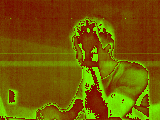
#> input picture 1.png, 160 x 120 px; its folder holds 5 pictures in this run
$ python Traitement.py
#> lines starting #> are read from the running program, lines starting #| are printed output that depends on the picture; after the words box and inside, x2 and y2 are one past the last pixel; in counts of white or black regions, pixels touching at a corner belong together
#!/usr/bin/env python3
# -*- coding: utf-8 -*-
"""
Created on Mon Jun 20 11:13:28 2022

@author: nicolasnicolas
"""

#Importation des bibliothèques de travail
import numpy as np
import scipy
from skimage import morphology
from PIL import Image
from operator import *
import matplotlib.pyplot as plt
from drawnow import drawnow, figure

# Initialisation masque
temp_casserole = 55; #Définition de la température max d'analyse avant laquelle on considère qu'un point est un élément solide de la casserolle
bornemask = (temp_casserole + 183) / 0.007 #Equivalent en intensité de pixel de la température definie ci-dessus
vide = np.zeros((120,160),dtype = bool)
w=0

figure() #Affichage de la fenêtre
#> (this line was passed over: drawnow is not available in this run)
def draw_fig():
    plt.imshow(IMG)

while(1): #Boucle qui permet de traiter les 10 images stockées successivement
    if (w>9):
        w=0
    w+=1
    try:
        img = Image.open("%d.png"%(w)) #Variable qui stocke l'image
#> img is the input picture: PIL image 160x120 RGB; mean R, G, B 116, 89.9, 0
        I1 = np.array(img) #Conversion de cette image en tableau numpy
        [a,b,c] = np.shape(I1) #On récupère les dimensions du tableau précédent
#> a = 120; b = 160; c = 3
        I2 = I1[:,:,0]*256+I1[:,:,1]+0.0 #On la convertit depuis son format 2 fois 8bit pour obtenir l'image 16 bits
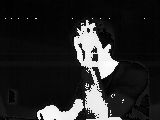
#> I2: shape (120, 160) float64; min 29440, max 31691, mean 29787.8; drawn with min black and max white
        Ifull = np.full((a, b), 255)
        Ivoid = np.zeros((a,b))

        imgmoins1 = Image.open("imoins1.tiff")
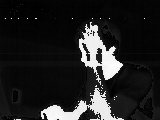
#> input picture imoins1.tiff, 160 x 120 px
#> imgmoins1 is the input picture: PIL image 160x120 I;16; min 29440, max 31678, mean 29745.8
        I3 = np.array(imgmoins1)
        mask = np.zeros((120,160), dtype = bool)
        mask2 = np.zeros((120,160), dtype = bool) #On initialise ici deux masques qui réprésenteront respectivement la zone carrée au dessus de la casserole et la zone en dessous de la casserole qui ne nous intéresse pas dans l'encadrement.
        mask3 = np.zeros((120,160), dtype = bool)

        mask = I2 > bornemask #On initialise un masque des points très chauds de l'image dans le but de détecter la présence ou non d'une casserole
#> mask: shape (120, 160) bool; every value is 0
        casseroles = morphology.remove_small_objects(mask, min_size=40, connectivity=1) #On filtre des possibles points chauds mais trop petit pour être des casseroles.

        #On cherche maintenant à déterminer une zone d'intérêt qui sera la zone d'air au dessus de la casserole détectée :
        #Pour ce faire on définit une zone d'encadrement de la casserole dans les deux coordonnées de l'image.
        #On initialise les valeurs des maximums avant de faire des calculs pixel par pixel
        min_i=120
        min_j=160
        max_i=0
        max_j=0
        imax_j=120
        imin_j=120

        for j in range(1, 160): #Pour tout pixel de chaque image
            for i in range(1, 120):
                if (casseroles[i][j] == 1):
                    max_i = max(i,max_i)
                    max_j = max(j,max_j)
                    min_i = min(i,min_i)
                    min_j = min(j,min_j)
                    if (max_j == j):
                        imax_j=i #On note la coordonnée i de la matrice pour laquelle j est maximale
                    if (min_j == j):
                        imin_j=i #de même avec j minimale

        ffbord = max(1,min_i-70) #Précaution pour éviter des problèmes d'indices aux bords
        mask2[ffbord:max_i,min_j:max_j] = True
        mask3[min(imax_j,imin_j):120,min_j:max_j] = True
        masktest = np.logical_and(mask2,np.logical_not(mask3))
        mask4 = np.maximum(vide,masktest) #le masque 4 permet de travailler avec une matrice booléenne.
        maskfinal = np.logical_and(mask4,np.logical_not(casseroles))

        Itest = np.maximum(Ivoid,np.subtract(I2, I3))
#> Ivoid: shape (120, 160) float64; every value is 0
        I4 = np.minimum(Itest,Ifull) #On calcule la soustraction de notre matrice à l'instant t moins celle à l'instant t-1.
        I5 = I4[:,:] > 38 #On effectue un seuillage global pour convertir en binaire cette image
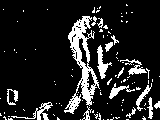
#> I5: shape (120, 160) bool; 13.6% white; 102 white regions (86 under 20 px), largest, box (x1, y1, x2, y2) and area: (64, 16, 100, 114) 1155, (97, 45, 112, 79) 191, (11, 102, 53, 120) 176
        I6 = morphology.remove_small_objects(I5, min_size=10, connectivity=1) #On utilise une opération morphologique pour supprimer les tas de pixels bruités. Cet outil de morphologie permet de supprimer les zones de pixels ayant une aire inférieure à une constante
#> I6: shape (120, 160) bool; 12.2% white; 24 white regions (7 under 20 px), largest, box (x1, y1, x2, y2) and area: (64, 16, 99, 114) 1121, (97, 45, 112, 79) 190, (120, 59, 147, 75) 137
        I7 = np.logical_and(I5,np.logical_not(I6)) #I7 contient la position des pixels bruités
#> I7: shape (120, 160) bool; 1.4% white in thin lines or dots
        I4 = I4*np.logical_not(I7) #Que l'on supprime ensuite sur notre image de soustraction

        I8 = I4[:,:] > 26 #On réeffectue la même opération avec un seuil binaire différent
#> I8: shape (120, 160) bool; 17.1% white; 242 white regions (225 under 20 px), largest, box (x1, y1, x2, y2) and area: (64, 15, 108, 114) 1409, (97, 45, 113, 79) 219, (120, 54, 147, 81) 211
        I9 = morphology.remove_small_objects(I8, min_size=15, connectivity=1)
#> I9: shape (120, 160) bool; 14.3% white; 18 white regions (1 under 20 px), largest, box (x1, y1, x2, y2) and area: (64, 15, 108, 114) 1383, (97, 45, 113, 79) 218, (120, 54, 147, 78) 202
        I10 = np.logical_and(I8,np.logical_not(I9))
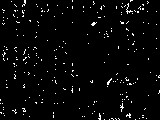
#> I10: shape (120, 160) bool; 2.8% white in thin lines or dots
        I4 = I4*np.logical_not(I10)
        I11 = I4[:,:] > 13 #On refait un dernière seuillage binaire pour enlever les pixels de valeur négligeable
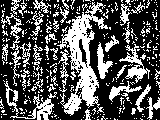
#> I11: shape (120, 160) bool; 33.5% white; 324 white regions (285 under 20 px), largest, box (x1, y1, x2, y2) and area: (57, 2, 108, 116) 1987, (4, 81, 54, 120) 464, (119, 44, 150, 83) 365
        I12 = np.logical_and(I11,np.logical_not(I8))
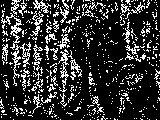
#> I12: shape (120, 160) bool; 19.2% white in thin lines or dots
        I4 = I4*np.logical_not(I12)
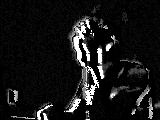
#> I4: shape (120, 160) float64; min 0, max 255, mean 21.7
        I4 = I4*I11
        I4 = I4*maskfinal

        IMG = Image.fromarray(I4.astype(np.uint8))
        IMGmoins1 = Image.fromarray(I2.astype(np.uint16))
        nomRes = "imoins1.tiff"
        IMGmoins1.save(nomRes)
        drawnow(draw_fig)

    except:
        pass
#> pass 2 of the loop `while(1):`:
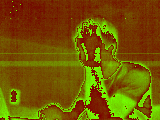
#> input picture 2.png, 160 x 120 px
#> img is the input picture: PIL image 160x120 RGB; mean R, G, B 115.9, 88.2, 0
#> `I5 = I4[:,:] > 38`:
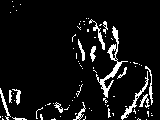
#> I5: shape (120, 160) bool; 7.7% white in thin lines or dots
#> I6: shape (120, 160) bool; 6.3% white in thin lines or dots, all inside (x1, y1, x2, y2) = (0, 21, 153, 120)
#> I7: shape (120, 160) bool; 1.4% white in thin lines or dots
#> I8: shape (120, 160) bool; 7.6% white; 54 white regions (39 under 20 px), largest, box (x1, y1, x2, y2) and area: (99, 23, 128, 100) 413, (121, 71, 149, 120) 191, (139, 65, 153, 108) 150
#> I9: shape (120, 160) bool; 7.1% white; 15 white regions, largest, box (x1, y1, x2, y2) and area: (99, 26, 128, 98) 405, (121, 71, 149, 120) 189, (139, 65, 153, 108) 150
#> I10: shape (120, 160) bool; 0.48% white in thin lines or dots, all inside (x1, y1, x2, y2) = (11, 22, 153, 120)
#> I11: shape (120, 160) bool; 8.9% white; 76 white regions (62 under 20 px), largest, box (x1, y1, x2, y2) and area: (99, 24, 128, 98) 456, (121, 71, 149, 120) 217, (139, 65, 154, 113) 183
#> I12: shape (120, 160) bool; 1.8% white in thin lines or dots, all inside (x1, y1, x2, y2) = (0, 20, 154, 120)
#> `I4 = I4*np.logical_not(I12)`:
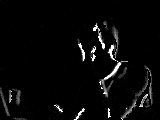
#> I4: shape (120, 160) float64; min 0, max 255, mean 8.6
#> pass 3 of the loop `while(1):`:
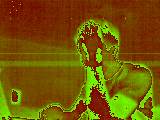
#> input picture 3.png, 160 x 120 px
#> img is the input picture: PIL image 160x120 RGB; mean R, G, B 115.9, 87.6, 0
#> `I5 = I4[:,:] > 38`:
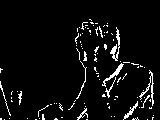
#> I5: shape (120, 160) bool; 5.2% white in thin lines or dots, all inside (x1, y1, x2, y2) = (0, 19, 154, 120)
#> I6: shape (120, 160) bool; 3.4% white in thin lines or dots, all inside (x1, y1, x2, y2) = (0, 23, 154, 120)
#> I8: shape (120, 160) bool; 4.7% white in thin lines or dots
#> I9: shape (120, 160) bool; 3.7% white in thin lines or dots, all inside (x1, y1, x2, y2) = (0, 26, 154, 120)
#> `I10 = np.logical_and(I8,np.logical_not(I9))`:
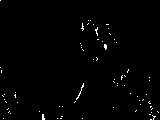
#> I10: shape (120, 160) bool; 0.99% white in thin lines or dots
